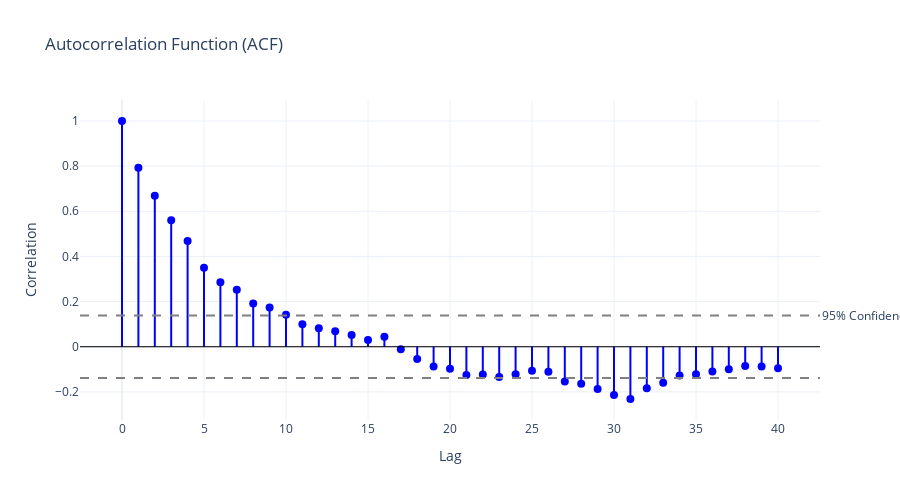

The notebook cell saved with this chart:
### Markdown cell above
## 4. Autocorrelation Function (ACF)

**Autocorrelation** measures the correlation between a time series and a lagged version of itself. It helps us understand:
- Whether past values influence future values
- The presence of patterns or cycles
- How many lags are significant

The ACF plot shows correlation coefficients for different lag values. Values outside the shaded confidence bands are considered statistically significant.

### Code cell
# Generate a time series with strong autocorrelation
n = 200
ar_series = np.zeros(n)
ar_series[0] = np.random.normal(0, 1)

# AR(1) process: y_t = 0.8 * y_{t-1} + noise
for t in range(1, n):
    ar_series[t] = 0.8 * ar_series[t-1] + np.random.normal(0, 1)

# Calculate ACF
acf_values = acf(ar_series, nlags=40, alpha=0.05)
acf_corr = acf_values[0]
acf_confint = acf_values[1]

# Create interactive ACF plot
lags = np.arange(len(acf_corr))
fig = go.Figure()

# Add stems (vertical lines)
for i in range(len(lags)):
    fig.add_trace(go.Scatter(
        x=[lags[i], lags[i]], 
        y=[0, acf_corr[i]],
        mode='lines',
        line=dict(color='blue', width=2),
        showlegend=False,
        hovertemplate=f'Lag: {lags[i]}<br>ACF: {acf_corr[i]:.3f}<extra></extra>'
    ))

# Add markers at the top of stems
fig.add_trace(go.Scatter(
    x=lags, y=acf_corr,
    mode='markers',
    marker=dict(size=8, color='blue'),
    name='ACF',
    hovertemplate='Lag: %{x}<br>ACF: %{y:.3f}<extra></extra>'
))

# Add confidence intervals
confidence_band = 1.96 / np.sqrt(len(ar_series))
fig.add_hline(y=confidence_band, line_dash="dash", line_color="gray", 
              annotation_text="95% Confidence", annotation_position="right")
fig.add_hline(y=-confidence_band, line_dash="dash", line_color="gray")
fig.add_hline(y=0, line_color="black", line_width=1)

fig.update_layout(
    title='Autocorrelation Function (ACF)',
    xaxis_title='Lag',
    yaxis_title='Correlation',
    template='plotly_white',
    height=500,
    showlegend=False
)

fig.show()

### Figure 1 — Plotly figure (JSON) as saved in the notebook; plotly's stock layout.template omitted (floating-point values rounded to 4 significant figures)
{"data": [{"hovertemplate": "Lag: 0<br>ACF: 1.000<extra></extra>", "line": {"color": "blue", "width": 2}, "mode": "lines", "showlegend": false, "type": "scatter", "x": [0, 0], "y": [0, 1]}, {"hovertemplate": "Lag: 1<br>ACF: 0.793<extra></extra>", "line": {"color": "blue", "width": 2}, "mode": "lines", "showlegend": false, "type": "scatter", "x": [1, 1], "y": [0, 0.7932]}, {"hovertemplate": "Lag: 2<br>ACF: 0.669<extra></extra>", "line": {"color": "blue", "width": 2}, "mode": "lines", "showlegend": false, "type": "scatter", "x": [2, 2], "y": [0, 0.6693]}, {"hovertemplate": "Lag: 3<br>ACF: 0.560<extra></extra>", "line": {"color": "blue", "width": 2}, "mode": "lines", "showlegend": false, "type": "scatter", "x": [3, 3], "y": [0, 0.5599]}, {"hovertemplate": "Lag: 4<br>ACF: 0.468<extra></extra>", "line": {"color": "blue", "width": 2}, "mode": "lines", "showlegend": false, "type": "scatter", "x": [4, 4], "y": [0, 0.468]}, {"hovertemplate": "Lag: 5<br>ACF: 0.350<extra></extra>", "line": {"color": "blue", "width": 2}, "mode": "lines", "showlegend": false, "type": "scatter", "x": [5, 5], "y": [0, 0.3497]}, {"hovertemplate": "Lag: 6<br>ACF: 0.286<extra></extra>", "line": {"color": "blue", "width": 2}, "mode": "lines", "showlegend": false, "type": "scatter", "x": [6, 6], "y": [0, 0.286]}, {"hovertemplate": "Lag: 7<br>ACF: 0.253<extra></extra>", "line": {"color": "blue", "width": 2}, "mode": "lines", "showlegend": false, "type": "scatter", "x": [7, 7], "y": [0, 0.2529]}, {"hovertemplate": "Lag: 8<br>ACF: 0.191<extra></extra>", "line": {"color": "blue", "width": 2}, "mode": "lines", "showlegend": false, "type": "scatter", "x": [8, 8], "y": [0, 0.1913]}, {"hovertemplate": "Lag: 9<br>ACF: 0.173<extra></extra>", "line": {"color": "blue", "width": 2}, "mode": "lines", "showlegend": false, "type": "scatter", "x": [9, 9], "y": [0, 0.1732]}, {"hovertemplate": "Lag: 10<br>ACF: 0.142<extra></extra>", "line": {"color": "blue", "width": 2}, "mode": "lines", "showlegend": false, "type": "scatter", "x": [10, 10], "y": [0, 0.1417]}, {"hovertemplate": "Lag: 11<br>ACF: 0.099<extra></extra>", "line": {"color": "blue", "width": 2}, "mode": "lines", "showlegend": false, "type": "scatter", "x": [11, 11], "y": [0, 0.09904]}, {"hovertemplate": "Lag: 12<br>ACF: 0.082<extra></extra>", "line": {"color": "blue", "width": 2}, "mode": "lines", "showlegend": false, "type": "scatter", "x": [12, 12], "y": [0, 0.08167]}, {"hovertemplate": "Lag: 13<br>ACF: 0.069<extra></extra>", "line": {"color": "blue", "width": 2}, "mode": "lines", "showlegend": false, "type": "scatter", "x": [13, 13], "y": [0, 0.06881]}, {"hovertemplate": "Lag: 14<br>ACF: 0.052<extra></extra>", "line": {"color": "blue", "width": 2}, "mode": "lines", "showlegend": false, "type": "scatter", "x": [14, 14], "y": [0, 0.0519]}, {"hovertemplate": "Lag: 15<br>ACF: 0.029<extra></extra>", "line": {"color": "blue", "width": 2}, "mode": "lines", "showlegend": false, "type": "scatter", "x": [15, 15], "y": [0, 0.02936]}, {"hovertemplate": "Lag: 16<br>ACF: 0.044<extra></extra>", "line": {"color": "blue", "width": 2}, "mode": "lines", "showlegend": false, "type": "scatter", "x": [16, 16], "y": [0, 0.04403]}, {"hovertemplate": "Lag: 17<br>ACF: -0.011<extra></extra>", "line": {"color": "blue", "width": 2}, "mode": "lines", "showlegend": false, "type": "scatter", "x": [17, 17], "y": [0, -0.01082]}, {"hovertemplate": "Lag: 18<br>ACF: -0.055<extra></extra>", "line": {"color": "blue", "width": 2}, "mode": "lines", "showlegend": false, "type": "scatter", "x": [18, 18], "y": [0, -0.05465]}, {"hovertemplate": "Lag: 19<br>ACF: -0.088<extra></extra>", "line": {"color": "blue", "width": 2}, "mode": "lines", "showlegend": false, "type": "scatter", "x": [19, 19], "y": [0, -0.08768]}, {"hovertemplate": "Lag: 20<br>ACF: -0.098<extra></extra>", "line": {"color": "blue", "width": 2}, "mode": "lines", "showlegend": false, "type": "scatter", "x": [20, 20], "y": [0, -0.09775]}, {"hovertemplate": "Lag: 21<br>ACF: -0.125<extra></extra>", "line": {"color": "blue", "width": 2}, "mode": "lines", "showlegend": false, "type": "scatter", "x": [21, 21], "y": [0, -0.1252]}, {"hovertemplate": "Lag: 22<br>ACF: -0.123<extra></extra>", "line": {"color": "blue", "width": 2}, "mode": "lines", "showlegend": false, "type": "scatter", "x": [22, 22], "y": [0, -0.1227]}, {"hovertemplate": "Lag: 23<br>ACF: -0.134<extra></extra>", "line": {"color": "blue", "width": 2}, "mode": "lines", "showlegend": false, "type": "scatter", "x": [23, 23], "y": [0, -0.1345]}, {"hovertemplate": "Lag: 24<br>ACF: -0.122<extra></extra>", "line": {"color": "blue", "width": 2}, "mode": "lines", "showlegend": false, "type": "scatter", "x": [24, 24], "y": [0, -0.1221]}, {"hovertemplate": "Lag: 25<br>ACF: -0.107<extra></extra>", "line": {"color": "blue", "width": 2}, "mode": "lines", "showlegend": false, "type": "scatter", "x": [25, 25], "y": [0, -0.1068]}, {"hovertemplate": "Lag: 26<br>ACF: -0.111<extra></extra>", "line": {"color": "blue", "width": 2}, "mode": "lines", "showlegend": false, "type": "scatter", "x": [26, 26], "y": [0, -0.1114]}, {"hovertemplate": "Lag: 27<br>ACF: -0.154<extra></extra>", "line": {"color": "blue", "width": 2}, "mode": "lines", "showlegend": false, "type": "scatter", "x": [27, 27], "y": [0, -0.1541]}, {"hovertemplate": "Lag: 28<br>ACF: -0.165<extra></extra>", "line": {"color": "blue", "width": 2}, "mode": "lines", "showlegend": false, "type": "scatter", "x": [28, 28], "y": [0, -0.1646]}, {"hovertemplate": "Lag: 29<br>ACF: -0.188<extra></extra>", "line": {"color": "blue", "width": 2}, "mode": "lines", "showlegend": false, "type": "scatter", "x": [29, 29], "y": [0, -0.1878]}, {"hovertemplate": "Lag: 30<br>ACF: -0.214<extra></extra>", "line": {"color": "blue", "width": 2}, "mode": "lines", "showlegend": false, "type": "scatter", "x": [30, 30], "y": [0, -0.214]}, {"hovertemplate": "Lag: 31<br>ACF: -0.232<extra></extra>", "line": {"color": "blue", "width": 2}, "mode": "lines", "showlegend": false, "type": "scatter", "x": [31, 31], "y": [0, -0.2316]}, {"hovertemplate": "Lag: 32<br>ACF: -0.184<extra></extra>", "line": {"color": "blue", "width": 2}, "mode": "lines", "showlegend": false, "type": "scatter", "x": [32, 32], "y": [0, -0.1835]}, {"hovertemplate": "Lag: 33<br>ACF: -0.160<extra></extra>", "line": {"color": "blue", "width": 2}, "mode": "lines", "showlegend": false, "type": "scatter", "x": [33, 33], "y": [0, -0.1597]}, {"hovertemplate": "Lag: 34<br>ACF: -0.128<extra></extra>", "line": {"color": "blue", "width": 2}, "mode": "lines", "showlegend": false, "type": "scatter", "x": [34, 34], "y": [0, -0.1278]}, {"hovertemplate": "Lag: 35<br>ACF: -0.122<extra></extra>", "line": {"color": "blue", "width": 2}, "mode": "lines", "showlegend": false, "type": "scatter", "x": [35, 35], "y": [0, -0.1219]}, {"hovertemplate": "Lag: 36<br>ACF: -0.110<extra></extra>", "line": {"color": "blue", "width": 2}, "mode": "lines", "showlegend": false, "type": "scatter", "x": [36, 36], "y": [0, -0.1097]}, {"hovertemplate": "Lag: 37<br>ACF: -0.100<extra></extra>", "line": {"color": "blue", "width": 2}, "mode": "lines", "showlegend": false, "type": "scatter", "x": [37, 37], "y": [0, -0.1002]}, {"hovertemplate": "Lag: 38<br>ACF: -0.086<extra></extra>", "line": {"color": "blue", "width": 2}, "mode": "lines", "showlegend": false, "type": "scatter", "x": [38, 38], "y": [0, -0.08573]}, {"hovertemplate": "Lag: 39<br>ACF: -0.088<extra></extra>", "line": {"color": "blue", "width": 2}, "mode": "lines", "showlegend": false, "type": "scatter", "x": [39, 39], "y": [0, -0.08807]}, {"hovertemplate": "Lag: 40<br>ACF: -0.095<extra></extra>", "line": {"color": "blue", "width": 2}, "mode": "lines", "showlegend": false, "type": "scatter", "x": [40, 40], "y": [0, -0.09545]}, {"hovertemplate": "Lag: %{x}<br>ACF: %{y:.3f}<extra></extra>", "marker": {"color": "blue", "size": 8}, "mode": "markers", "name": "ACF", "type": "scatter", "x": [0, 1, 2, 3, 4, 5, 6, 7, 8, 9, 10, 11, 12, 13, 14, 15, 16, 17, 18, 19, 20, 21, 22, 23, 24, 25, 26, 27, 28, 29, 30, 31, 32, 33, 34, 35, 36, 37, 38, 39, 40], "y": [1.0, 0.7932, 0.6693, 0.5599, 0.468, 0.3497, 0.286, 0.2529, 0.1913, 0.1732, 0.1417, 0.09904, 0.08167, 0.06881, 0.0519, 0.02936, 0.04403, -0.01082, -0.05465, -0.08768, -0.09775, -0.1252, -0.1227, -0.1345, -0.1221, -0.1068, -0.1114, -0.1541, -0.1646, -0.1878, -0.214, -0.2316, -0.1835, -0.1597, -0.1278, -0.1219, -0.1097, -0.1002, -0.08573, -0.08807, -0.09545]}], "layout": {"annotations": [{"showarrow": false, "text": "95% Confidence", "x": 1, "xanchor": "left", "xref": "x domain", "y": 0.1386, "yanchor": "middle", "yref": "y"}], "height": 500, "shapes": [{"line": {"color": "gray", "dash": "dash"}, "type": "line", "x0": 0, "x1": 1, "xref": "x domain", "y0": 0.1386, "y1": 0.1386, "yref": "y"}, {"line": {"color": "gray", "dash": "dash"}, "type": "line", "x0": 0, "x1": 1, "xref": "x domain", "y0": -0.1386, "y1": -0.1386, "yref": "y"}, {"line": {"color": "black", "width": 1}, "type": "line", "x0": 0, "x1": 1, "xref": "x domain", "y0": 0, "y1": 0, "yref": "y"}], "showlegend": false, "title": {"text": "Autocorrelation Function (ACF)"}, "xaxis": {"title": {"text": "Lag"}}, "yaxis": {"title": {"text": "Correlation"}}}}
